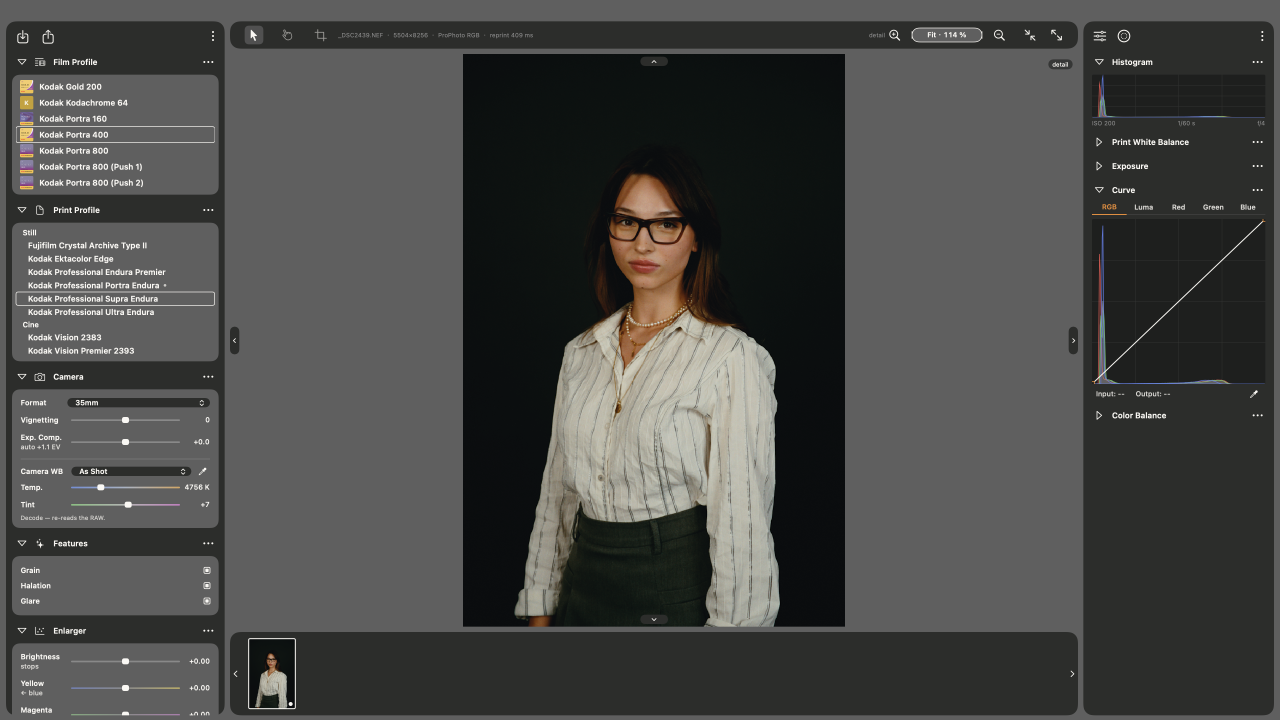
#> input picture modern_UI/design/snapshots/window-16x9-image.png, 3840 x 2160 px (shown at 1/3 size)
$ python compare-layout.py ../../design/snapshots/window-16x9-image.png
#> lines starting #> are read from the running program, lines starting #| are printed output that depends on the picture; after the words box and inside, x2 and y2 are one past the last pixel; in counts of white or black regions, pixels touching at a corner belong together
#!/usr/bin/env python3
"""Measure a window capture against the drawing.

    Tools/compare-layout.py design/snapshots/window-16x9.png

Finds the four card-coloured (#2c2d2b) regions in the capture and reports
each one's rectangle in points next to the SVG's rectangle (÷2), plus the
delta. Anything over 2 pt is drift worth looking at. The capture must be a
1920×1080 window at 2× (3840×2160 px), which is the drawing's own frame.

The drawing has no window chrome. `.windowStyle(.hiddenTitleBar)` floats the
three window buttons over the left panel's header, the way Xcode's sit over
its navigator sidebar; the header's leading inset clears them
(`Theme.Metric.panelHeaderLeading`) and nothing else moves. The one deliberate
departure is the gutter: `Theme.Metric.gutter` is 6 rather than the drawing's
8, so the centre column starts 2 pt further left and is 4 pt wider. The
comparison applies exactly that.
"""
from __future__ import annotations

import sys
from pathlib import Path

import numpy as np
from PIL import Image

CARD = np.array([0x2C, 0x2D, 0x2B])
# From sample_frontend.svg, ÷2: (name, x, y, w, h)
DRAWING = {
    "left":  (17.9 / 2, 14.1 / 2, 656.9 / 2, 2131.8 / 2),
    "top":   (690.5 / 2, 15.5 / 2, 2547.9 / 2, 82.7 / 2),
    "strip": (690.5 / 2, 1895.3 / 2, 2547.9 / 2, 250.6 / 2),
    "right": (3250.1 / 2, 15.5 / 2, 572.3 / 2, 2131.8 / 2),
}
# Theme.Metric.gutter is 6, not the drawing's 8. The centre column therefore
# starts 2 pt further left and is 4 pt wider; the side panels are unchanged.
GUTTER_DELTA = 8.0 - 6.0


def boxes(mask: np.ndarray, scale: float):
    """Bounding boxes of the large card-coloured regions, by column/row scans."""
    from scipy import ndimage
    lab, n = ndimage.label(mask)
    out = []
    for i in range(1, n + 1):
        ys, xs = np.where(lab == i)
        if len(xs) < 20000:
            continue
        out.append((xs.min() / scale, ys.min() / scale, (xs.max() - xs.min() + 1) / scale, (ys.max() - ys.min() + 1) / scale))
    return out


def main() -> None:
    path = Path(sys.argv[1])
    im = np.asarray(Image.open(path).convert("RGB")).astype(int)
    scale = im.shape[1] / 1920
    mask = (np.abs(im - CARD).sum(axis=2) < 12)
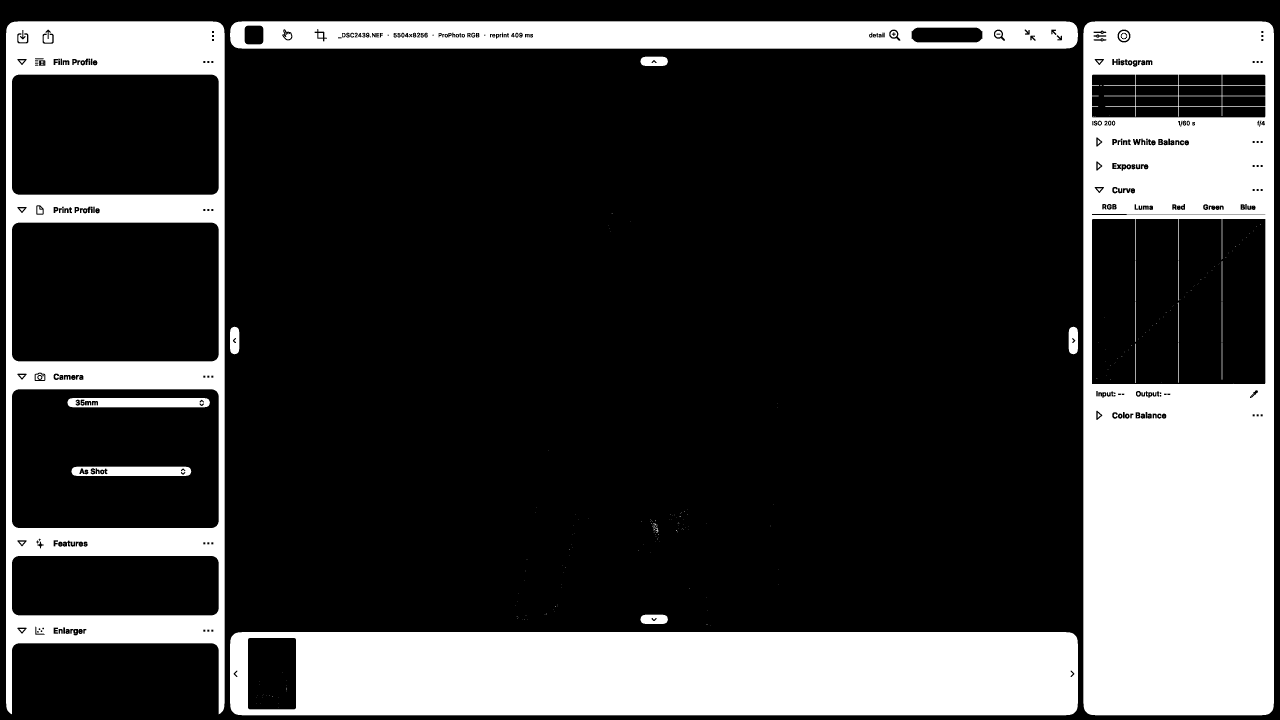
#> mask: shape (2160, 3840) bool (shown at 1/3 size); 24.8% white; 361 white regions (294 under 20 px), largest, box (x1, y1, x2, y2) and area: (3250, 64, 3822, 2146) 853203, (690, 1896, 3234, 2146) 604108, (18, 64, 674, 2143) 372192
    found = boxes(mask, scale)
#> in boxes, `lab, n = ndimage.label(mask)`:
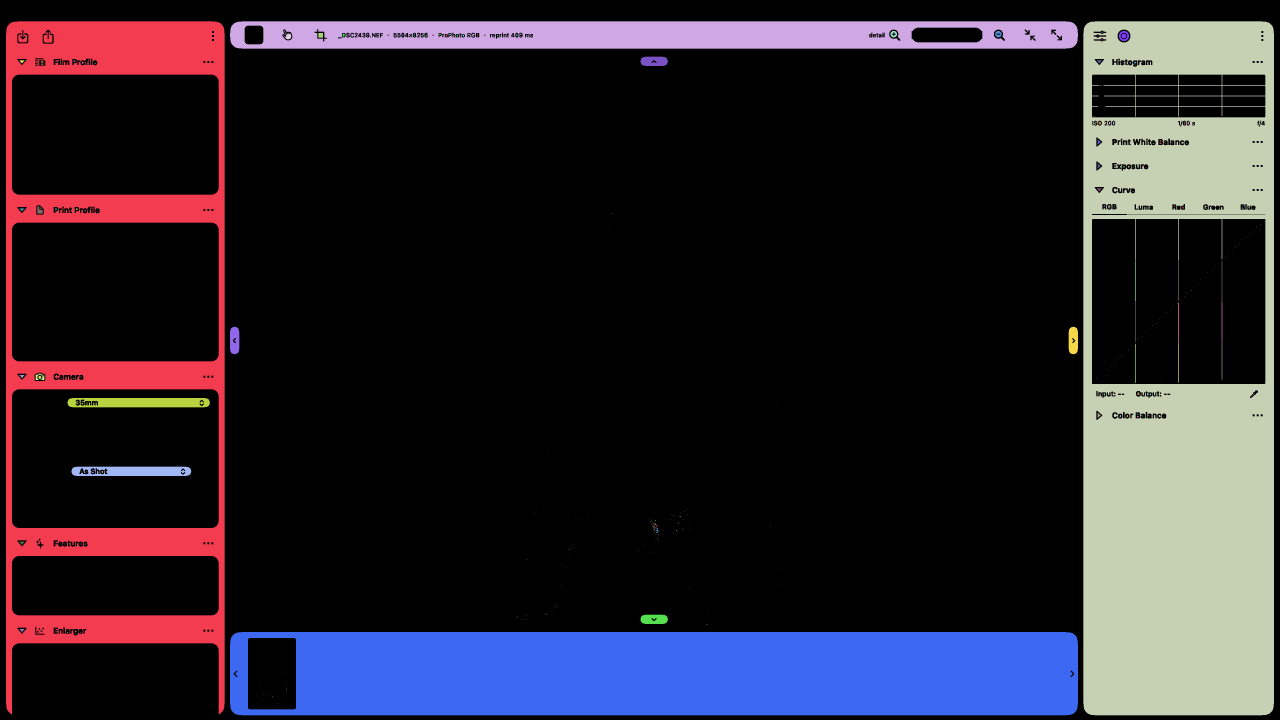
#> lab: shape (2160, 3840) int32 (shown at 1/3 size); 469 distinct labels, from 0 to 468; one colour per label, 0 black
#> in boxes, `lab, n = ndimage.label(mask)`: n = 468
#> the loop in boxes, `for i in range(1, n + 1):` made 468 passes
#> (ys, xs) on passes 8 to 10: ([95, 96, 96, 96, 97, 97, 97, 98], [3306, 3305, 3306, 3307, 3305, 3306, 3307, 3306]), ([96, 97], [3085, 3085]), ([99], [869])
#> after the loop in boxes, `for i in range(1, n + 1):`: out = [(9, 32, 328, 1039.5), (345, 32, 1272, 41), (1625, 32, 286, 1041), (345, 948, 1272, 125)]
#> found has the same summary as out in boxes
    ok = True
    for name, (x, y, w, h) in DRAWING.items():
        if name in ("top", "strip"):
            x -= GUTTER_DELTA
            w += 2 * GUTTER_DELTA
        # Nearest by origin, but only if it is plausibly the same rectangle.
        # Without the size check a missing card matches whichever card is
        # closest and reports drift instead of absence -- which is what
        # happened when a collapsed filmstrip was matched against the top bar.
        candidates = [b for b in found if abs(b[2] - w) < max(40.0, w * 0.15)
                      and abs(b[3] - h) < max(40.0, h * 0.15)]
        best = min(candidates, key=lambda b: abs(b[0] - x) + abs(b[1] - y)) if candidates else None
        if best is None:
            print(f"{name:6s} MISSING -- no region of about {w:.0f}x{h:.0f} pt"); ok = False; continue
        d = [best[i] - (x, y, w, h)[i] for i in range(4)]
        flag = "" if max(abs(v) for v in d) <= 2.5 else "   <-- drift"
        if flag: ok = False
        print(f"{name:6s} drawing x={x:7.1f} y={y:6.1f} w={w:7.1f} h={h:7.1f} | capture x={best[0]:7.1f} y={best[1]:6.1f} w={best[2]:7.1f} h={best[3]:7.1f} | Δ {d[0]:+.1f} {d[1]:+.1f} {d[2]:+.1f} {d[3]:+.1f}{flag}")
#> this loop made 4 passes
#> (candidates, d) on passes 1, 4: ([(9, 32, 328, 1039.5), (1625, 32, 286, 1041)], [0.05, 24.95, -0.45, -26.4]), ([(9, 32, 328, 1039.5), (1625, 32, 286, 1041)], [-0.05, 24.25, -0.15, -24.9])
#> (printed output is left out)
    print("OK" if ok else "DRIFT")
#> (the run stopped early here; a loop or call above may not have finished)
